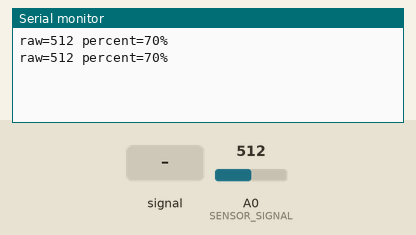
Bench run of a sketch on a simulated Arduino Uno, built with avr-gcc and run on an emulated ATmega328P. On the bench: the last lines printed to the serial monitor. The test bench sets the inputs (shaded band); at power-on: A0 (SENSOR_SIGNAL) = 512.

Above: at 10.8 s.
10.9 s: A0 (SENSOR_SIGNAL) fed a 200 Hz sine of ±81 counts around its level
At 16.0 s:
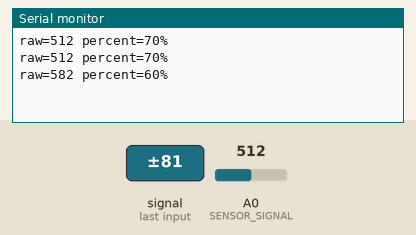
18.4 s: A0 (SENSOR_SIGNAL) set to 716
At 21.1 s:
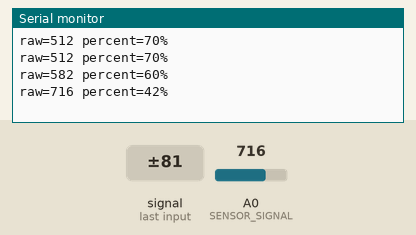
25.9 s: A0 (SENSOR_SIGNAL) fed a 1000 Hz sine of ±255 counts around its level
At 31.0 s:
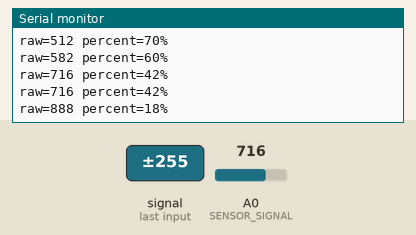
33.4 s: A0 (SENSOR_SIGNAL) set to 900
At 36.1 s:
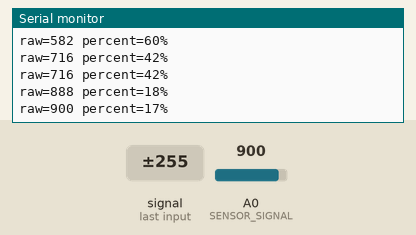
Timing chart, 0 to 37.6 s (numbered marks = the images above; inputs shaded):
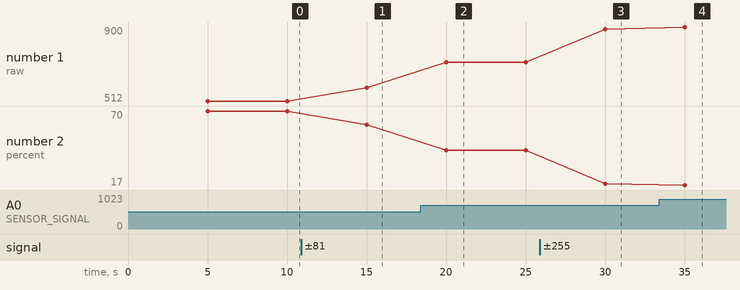

The sketch:

5.8.ino
```cpp
const int SENSOR_POWER = 7;
const int SENSOR_SIGNAL = A0;

const int AIR_VALUE = 1023;
const int WATER_VALUE = 300;

const unsigned long INTERVAL = 5000;
const int SETTLE_MS = 10;

unsigned long lastRead = 0;
int rawValue = 0;
int percent = 0;

void setup() {
  Serial.begin(9600);
  pinMode(SENSOR_POWER, OUTPUT);
  digitalWrite(SENSOR_POWER, LOW);
}

int readSensor() {
  digitalWrite(SENSOR_POWER, HIGH);
  delay(SETTLE_MS);
  int v = analogRead(SENSOR_SIGNAL);
  digitalWrite(SENSOR_POWER, LOW);
  return v;
}

void loop() {
  if (millis() - lastRead < INTERVAL) return;
  lastRead = millis();

  rawValue = readSensor();

  percent = map(rawValue, AIR_VALUE, WATER_VALUE, 0, 100);
  if (percent < 0) percent = 0;
  if (percent > 100) percent = 100;

  Serial.print("raw=");
  Serial.print(rawValue);
  Serial.print(" percent=");
  Serial.print(percent);
  Serial.println("%");
}
```

Measured:
- after the input at 10.9 s, the serial monitor: prints a new line after 4.1 s (image 1)
- after the input at 18.4 s, the serial monitor: prints a new line after 1.6 s (image 2)
- after the input at 25.9 s, the serial monitor: prints a new line after 4.1 s (image 3)
- after the input at 33.4 s, the serial monitor: prints a new line after 1.6 s (image 4)
- plotted number 1: 512 → 582 after the input at 10.9 s, 582 → 716 after the input at 18.4 s, 716 → 888 after the input at 25.9 s, 888 → 900 after the input at 33.4 s
- plotted number 2: 70 → 60 after the input at 10.9 s, 60 → 42 after the input at 18.4 s, 42 → 18 after the input at 25.9 s, 18 → 17 after the input at 33.4 s
